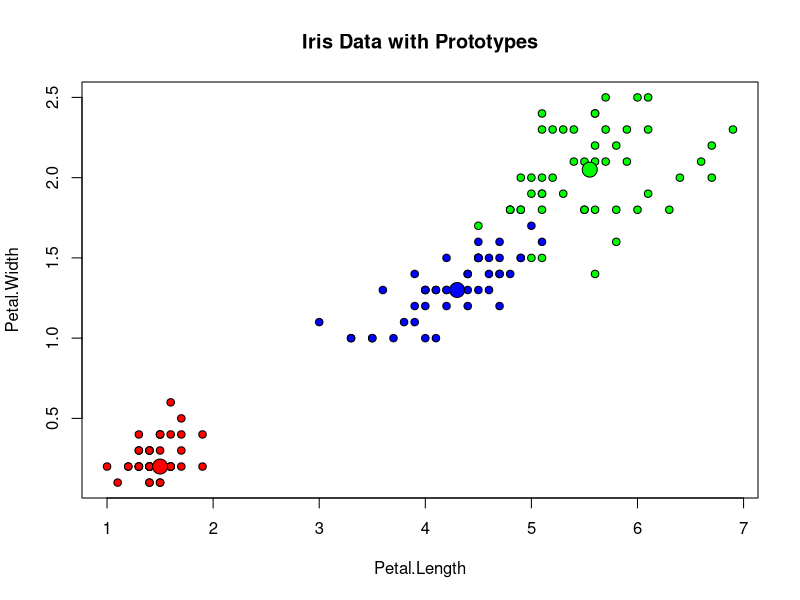
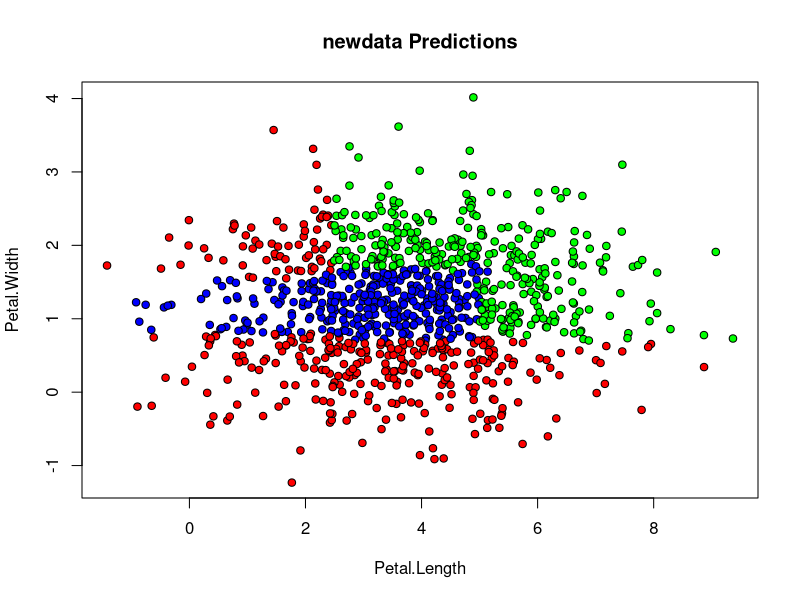

Here is the R script that generated these plots, in order:
#
# Exemplifica o uso do algoritmo random forest.
#
# http://cran.r-project.org/doc/contrib/Zhao_R_and_data_mining.pdf
# http://cran.r-project.org/web/packages/randomForest/randomForest.pdf
#

library(randomForest)
data(iris)

# training
forestIris <- randomForest(Species ~ Petal.Width + Petal.Length, data=iris, prox=TRUE)
forestIris

# getting a single tree
getTree(forestIris, k=2)

# class "centers"
iris.p <- classCenter(iris[,c(3,4)], iris$Species, forestIris$prox)
plot(iris[,3], iris[,4], pch=21, xlab=names(iris)[3], ylab=names(iris)[4], 
     bg=c("red","blue","green")[as.numeric(factor(iris$Species))], main="Iris Data with Prototypes")
points(iris.p[,1], iris.p[,2], pch=21, cex=2, bg=c("red", "blue", "green"))

# combining random forests
forestIris1 <- randomForest(Species~ Petal.Width + Petal.Length, data=iris, prox=TRUE, ntree=50)
forestIris2 <- randomForest(Species~ Petal.Width + Petal.Length, data=iris, prox=TRUE, ntree=50)
forestIris3 <- randomForest(Species~ Petal.Width + Petal.Length, data=iris, prox=TRUE, ntree=50)
forestIris1
forestIris2
forestIris3
model <- combine(forestIris1, forestIris2, forestIris3)

# predicting new values
newdata <- data.frame(Sepal.Length<- rnorm(1000,mean(iris$Sepal.Length),
                                           sd(iris$Sepal.Length)),
                      Sepal.Width <- rnorm(1000,mean(iris$Sepal.Width),
                                           sd(iris$Sepal.Width)),
                      Petal.Width <- rnorm(1000,mean(iris$Petal.Width),
                                           sd(iris$Petal.Width)),
                      Petal.Length <- rnorm(1000,mean(iris$Petal.Length),
                                            sd(iris$Petal.Length)))

pred <- predict(forestIris,newdata)

plot(newdata[,4], newdata[,3], pch=21, xlab="Petal.Length",ylab="Petal.Width",
     bg=c("red", "blue", "green")[as.numeric(pred)],main="newdata Predictions")